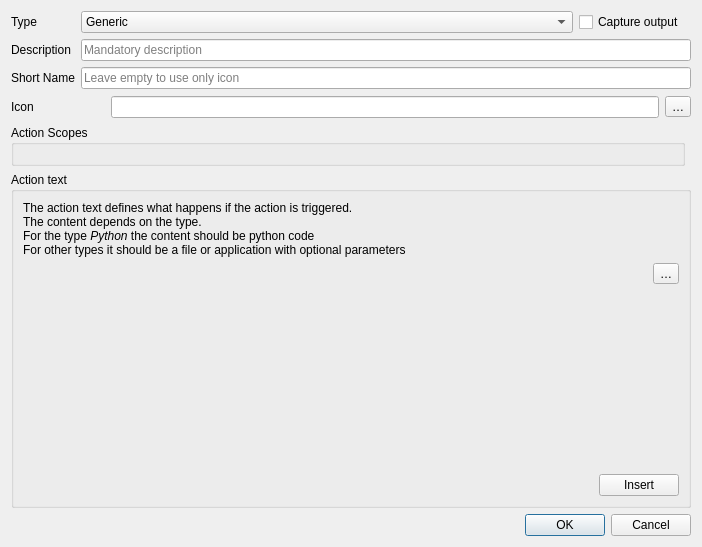
<?xml version="1.0" encoding="UTF-8"?>
<ui version="4.0">
 <class>QgsAttributeActionPropertiesDialogBase</class>
 <widget class="QDialog" name="QgsAttributeActionPropertiesDialogBase">
  <property name="geometry">
   <rect>
    <x>0</x>
    <y>0</y>
    <width>702</width>
    <height>547</height>
   </rect>
  </property>
  <property name="windowTitle">
   <string>Form</string>
  </property>
  <layout class="QGridLayout" name="gridLayout_2">
   <item row="1" column="0">
    <widget class="QLabel" name="textLabel1">
     <property name="whatsThis">
      <string>Enter the name of an action here. The name should be unique (QGIS will make it unique if necessary).</string>
     </property>
     <property name="text">
      <string>Description</string>
     </property>
     <property name="buddy">
      <cstring>mActionName</cstring>
     </property>
    </widget>
   </item>
   <item row="3" column="1" colspan="3">
    <layout class="QHBoxLayout" name="horizontalLayout_5">
     <item>
      <widget class="QLabel" name="mIconPreview">
       <property name="sizePolicy">
        <sizepolicy hsizetype="Fixed" vsizetype="Fixed">
         <horstretch>24</horstretch>
         <verstretch>24</verstretch>
        </sizepolicy>
       </property>
       <property name="minimumSize">
        <size>
         <width>24</width>
         <height>24</height>
        </size>
       </property>
       <property name="text">
        <string/>
       </property>
      </widget>
     </item>
     <item>
      <widget class="QLineEdit" name="mActionIcon"/>
     </item>
     <item>
      <widget class="QToolButton" name="mChooseIconButton">
       <property name="text">
        <string>…</string>
       </property>
       <property name="icon">
        <iconset resource="../../images/images.qrc">
         <normaloff>:/images/themes/default/mActionFileOpen.svg</normaloff>:/images/themes/default/mActionFileOpen.svg</iconset>
       </property>
      </widget>
     </item>
    </layout>
   </item>
   <item row="6" column="0" colspan="4">
    <widget class="QDialogButtonBox" name="mButtonBox">
     <property name="standardButtons">
      <set>QDialogButtonBox::Cancel|QDialogButtonBox::Ok</set>
     </property>
    </widget>
   </item>
   <item row="0" column="0">
    <widget class="QLabel" name="label">
     <property name="text">
      <string>Type</string>
     </property>
     <property name="buddy">
      <cstring>mActionType</cstring>
     </property>
    </widget>
   </item>
   <item row="0" column="1">
    <widget class="QComboBox" name="mActionType">
     <property name="sizePolicy">
      <sizepolicy hsizetype="Expanding" vsizetype="Fixed">
       <horstretch>0</horstretch>
       <verstretch>0</verstretch>
      </sizepolicy>
     </property>
     <item>
      <property name="text">
       <string>Generic</string>
      </property>
     </item>
     <item>
      <property name="text">
       <string>Python</string>
      </property>
     </item>
     <item>
      <property name="text">
       <string>Mac</string>
      </property>
     </item>
     <item>
      <property name="text">
       <string>Windows</string>
      </property>
     </item>
     <item>
      <property name="text">
       <string>Unix</string>
      </property>
     </item>
     <item>
      <property name="text">
       <string>Open</string>
      </property>
     </item>
    </widget>
   </item>
   <item row="5" column="0" colspan="4">
    <widget class="QGroupBox" name="mActionGroupBox">
     <property name="sizePolicy">
      <sizepolicy hsizetype="Preferred" vsizetype="Expanding">
       <horstretch>0</horstretch>
       <verstretch>0</verstretch>
      </sizepolicy>
     </property>
     <property name="title">
      <string>Action text</string>
     </property>
     <layout class="QGridLayout" name="gridLayout">
      <item row="1" column="0">
       <layout class="QHBoxLayout" name="horizontalLayout_2">
        <item>
         <widget class="QgsFieldExpressionWidget" name="mFieldExpression">
          <property name="focusPolicy">
           <enum>Qt::TabFocus</enum>
          </property>
         </widget>
        </item>
        <item>
         <widget class="QPushButton" name="mInsertFieldOrExpression">
          <property name="sizePolicy">
           <sizepolicy hsizetype="Fixed" vsizetype="Fixed">
            <horstretch>0</horstretch>
            <verstretch>0</verstretch>
           </sizepolicy>
          </property>
          <property name="toolTip">
           <string>Inserts the selected field into the action</string>
          </property>
          <property name="text">
           <string>Insert</string>
          </property>
         </widget>
        </item>
       </layout>
      </item>
      <item row="0" column="0">
       <layout class="QGridLayout" name="gridLayout_4">
        <item row="2" column="0">
         <widget class="QgsCodeEditorPython" name="mActionText" native="true">
          <property name="sizePolicy">
           <sizepolicy hsizetype="Preferred" vsizetype="MinimumExpanding">
            <horstretch>0</horstretch>
            <verstretch>0</verstretch>
           </sizepolicy>
          </property>
         </widget>
        </item>
        <item row="2" column="1" alignment="Qt::AlignTop">
         <widget class="QToolButton" name="mBrowseButton">
          <property name="toolTip">
           <string>Browse for action</string>
          </property>
          <property name="statusTip">
           <string>Click to browse for an action</string>
          </property>
          <property name="whatsThis">
           <string>Clicking the button will let you select an application to use as the action</string>
          </property>
          <property name="text">
           <string>…</string>
          </property>
          <property name="icon">
           <iconset resource="../../images/images.qrc">
            <normaloff>:/images/themes/default/mActionFileOpen.svg</normaloff>:/images/themes/default/mActionFileOpen.svg</iconset>
          </property>
         </widget>
        </item>
        <item row="0" column="0" colspan="2">
         <widget class="QLabel" name="label_4">
          <property name="text">
           <string>&lt;html&gt;&lt;head/&gt;&lt;body&gt;&lt;p&gt;The action text defines what happens if the action is triggered.&lt;br/&gt;The content depends on the type.&lt;br/&gt;For the type &lt;span style=&quot; font-style:italic;&quot;&gt;Python&lt;/span&gt; the content should be python code&lt;br/&gt;For other types it should be a file or application with optional parameters&lt;/p&gt;&lt;/body&gt;&lt;/html&gt;</string>
          </property>
          <property name="wordWrap">
           <bool>true</bool>
          </property>
         </widget>
        </item>
       </layout>
      </item>
     </layout>
    </widget>
   </item>
   <item row="2" column="0">
    <widget class="QLabel" name="label_3">
     <property name="text">
      <string>Short Name</string>
     </property>
    </widget>
   </item>
   <item row="2" column="1" colspan="3">
    <widget class="QLineEdit" name="mShortTitle">
     <property name="placeholderText">
      <string>Leave empty to use only icon</string>
     </property>
    </widget>
   </item>
   <item row="0" column="2">
    <widget class="QCheckBox" name="mCaptureOutput">
     <property name="toolTip">
      <string>Captures any output from the action</string>
     </property>
     <property name="whatsThis">
      <string>Captures the standard output or error generated by the action and displays it in a dialog box</string>
     </property>
     <property name="text">
      <string>Capture output</string>
     </property>
    </widget>
   </item>
   <item row="3" column="0">
    <widget class="QLabel" name="label_2">
     <property name="text">
      <string>Icon</string>
     </property>
    </widget>
   </item>
   <item row="1" column="1" colspan="3">
    <widget class="QLineEdit" name="mActionName">
     <property name="toolTip">
      <string>Enter the action name here</string>
     </property>
     <property name="whatsThis">
      <string>Enter the name of an action here. The name should be unique (QGIS will make it unique if necessary).</string>
     </property>
     <property name="placeholderText">
      <string>Mandatory description</string>
     </property>
    </widget>
   </item>
   <item row="4" column="0" colspan="3">
    <widget class="QGroupBox" name="mActionScopesGroupBox">
     <property name="focusPolicy">
      <enum>Qt::StrongFocus</enum>
     </property>
     <property name="title">
      <string>Action Scopes</string>
     </property>
     <layout class="QFormLayout" name="formLayout"/>
    </widget>
   </item>
  </layout>
 </widget>
 <customwidgets>
  <customwidget>
   <class>QgsFieldExpressionWidget</class>
   <extends>QWidget</extends>
   <header>qgsfieldexpressionwidget.h</header>
   <container>1</container>
  </customwidget>
  <customwidget>
   <class>QgsCodeEditorPython</class>
   <extends>QWidget</extends>
   <header>qgscodeeditorpython.h</header>
   <container>1</container>
  </customwidget>
 </customwidgets>
 <tabstops>
  <tabstop>mActionType</tabstop>
  <tabstop>mCaptureOutput</tabstop>
  <tabstop>mActionName</tabstop>
  <tabstop>mShortTitle</tabstop>
  <tabstop>mActionIcon</tabstop>
  <tabstop>mChooseIconButton</tabstop>
  <tabstop>mActionScopesGroupBox</tabstop>
  <tabstop>mBrowseButton</tabstop>
  <tabstop>mFieldExpression</tabstop>
  <tabstop>mInsertFieldOrExpression</tabstop>
 </tabstops>
 <resources>
  <include location="../../images/images.qrc"/>
 </resources>
 <connections>
  <connection>
   <sender>mButtonBox</sender>
   <signal>accepted()</signal>
   <receiver>QgsAttributeActionPropertiesDialogBase</receiver>
   <slot>accept()</slot>
   <hints>
    <hint type="sourcelabel">
     <x>350</x>
     <y>411</y>
    </hint>
    <hint type="destinationlabel">
     <x>350</x>
     <y>273</y>
    </hint>
   </hints>
  </connection>
  <connection>
   <sender>mButtonBox</sender>
   <signal>rejected()</signal>
   <receiver>QgsAttributeActionPropertiesDialogBase</receiver>
   <slot>reject()</slot>
   <hints>
    <hint type="sourcelabel">
     <x>350</x>
     <y>411</y>
    </hint>
    <hint type="destinationlabel">
     <x>350</x>
     <y>273</y>
    </hint>
   </hints>
  </connection>
 </connections>
</ui>
